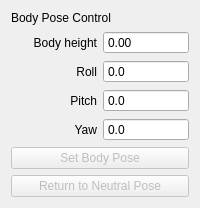
       <widget class="QWidget" name="bodyTab">
        <attribute name="title">
         <string>Body</string>
        </attribute>
        <layout class="QVBoxLayout" name="verticalLayout_3">
         <item>
          <layout class="QGridLayout" name="bodyPoseGridLayout">
           <item row="5" column="1">
            <widget class="QDoubleSpinBox" name="yawSpin">
             <property name="buttonSymbols">
              <enum>QAbstractSpinBox::NoButtons</enum>
             </property>
             <property name="decimals">
              <number>1</number>
             </property>
            </widget>
           </item>
           <item row="4" column="0">
            <widget class="QLabel" name="pitchLabel">
             <property name="text">
              <string>Pitch</string>
             </property>
             <property name="alignment">
              <set>Qt::AlignRight|Qt::AlignTrailing|Qt::AlignVCenter</set>
             </property>
            </widget>
           </item>
           <item row="4" column="1">
            <widget class="QDoubleSpinBox" name="pitchSpin">
             <property name="buttonSymbols">
              <enum>QAbstractSpinBox::NoButtons</enum>
             </property>
             <property name="decimals">
              <number>1</number>
             </property>
            </widget>
           </item>
           <item row="2" column="1">
            <widget class="QDoubleSpinBox" name="bodyHeightSpin">
             <property name="buttonSymbols">
              <enum>QAbstractSpinBox::NoButtons</enum>
             </property>
             <property name="decimals">
              <number>2</number>
             </property>
            </widget>
           </item>
           <item row="3" column="0">
            <widget class="QLabel" name="rollLabel">
             <property name="text">
              <string>Roll</string>
             </property>
             <property name="alignment">
              <set>Qt::AlignRight|Qt::AlignTrailing|Qt::AlignVCenter</set>
             </property>
            </widget>
           </item>
           <item row="5" column="0">
            <widget class="QLabel" name="yawLabel">
             <property name="text">
              <string>Yaw</string>
             </property>
             <property name="alignment">
              <set>Qt::AlignRight|Qt::AlignTrailing|Qt::AlignVCenter</set>
             </property>
            </widget>
           </item>
           <item row="6" column="0" colspan="2">
            <widget class="QPushButton" name="setBodyPoseButton">
             <property name="enabled">
              <bool>false</bool>
             </property>
             <property name="text">
              <string>Set Body Pose</string>
             </property>
            </widget>
           </item>
           <item row="3" column="1">
            <widget class="QDoubleSpinBox" name="rollSpin">
             <property name="buttonSymbols">
              <enum>QAbstractSpinBox::NoButtons</enum>
             </property>
             <property name="decimals">
              <number>1</number>
             </property>
            </widget>
           </item>
           <item row="1" column="0" colspan="2">
            <widget class="QLabel" name="bodyPoseLabel">
             <property name="text">
              <string>Body Pose Control</string>
             </property>
            </widget>
           </item>
           <item row="2" column="0">
            <widget class="QLabel" name="bodyHeightLabel">
             <property name="text">
              <string>Body height</string>
             </property>
             <property name="alignment">
              <set>Qt::AlignRight|Qt::AlignTrailing|Qt::AlignVCenter</set>
             </property>
            </widget>
           </item>
           <item row="7" column="0" colspan="2">
            <widget class="QPushButton" name="setBodyNeutralButton">
             <property name="enabled">
              <bool>false</bool>
             </property>
             <property name="text">
              <string>Return to Neutral Pose</string>
             </property>
            </widget>
           </item>
          </layout>
         </item>
        </layout>
       </widget>
